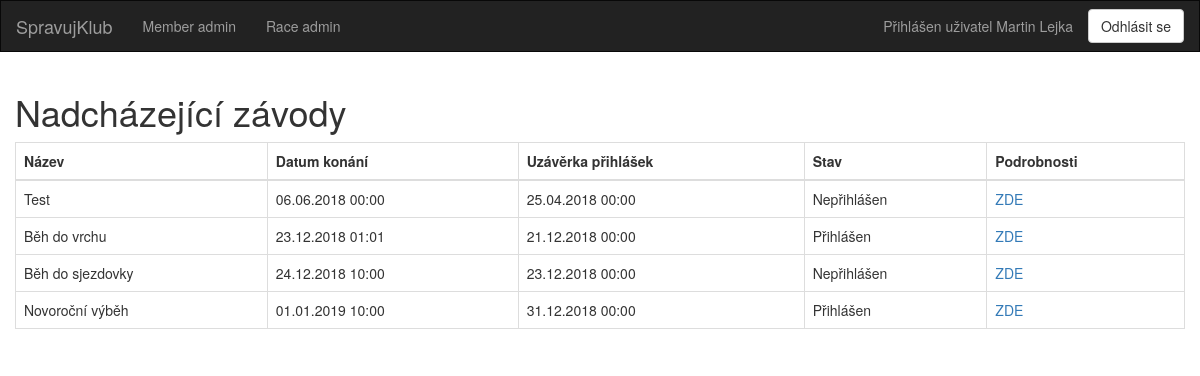
Page / (signed in) on the committed database.
### dl/models/Member.py (models this page shows, shortened)
class Member(db.Model, IMember):
    __tablename__ = "members"
    id = db.Column(db.Integer, primary_key=True, autoincrement=True)
    name = db.Column(db.String(50))
    email = db.Column(db.String(50), unique=True)
    password = db.Column(db.String(50))
    salt = db.Column(db.String(16))
    races = db.relationship('Race', secondary='ucast_na_zavode')
    created_races = db.relationship('Race', backref='created_by', lazy=True)

### dl/models/Race.py (models this page shows, shortened)
class Race(db.Model, IRace):
    __tablename__ = "races"
    id = db.Column(db.Integer, primary_key=True, autoincrement=True)
    name = db.Column(db.String(100), nullable=False)
    date = db.Column(db.DateTime, nullable=False)
    deadline = db.Column(db.DateTime, nullable=False)
    info = db.Column(db.Text)
    created_by_user_id = db.Column(db.Integer, db.ForeignKey('members.id'))
    members = db.relationship('Member', secondary='ucast_na_zavode')

### pl/views/index.py (the view)
@app.route('/', methods=['GET'])
@login_required
def index():
    races_from_db = Race.query.all()
    races_from_db.sort(key=lambda r: r.date)
    return render_template("races.html", races=races_from_db, title="Nadcházející závody")

### main.py (called while the page is built)
@login_manager.user_loader
def load_user(user_id):
    from dl.models.Member import Member
    return Member.query.get(user_id)

### pl/templates/races.html
{% extends "base.html" %}
{% block content %}
    <div class="container tab-content">
        <div class="row">
            <h1>Nadcházející závody</h1>
            <div class="table-responsive">
                <table class="table table-bordered" id="mainTable">
                    <thead>
                    <tr>
                        <th>Název</th>
                        <th>Datum konání</th>
                        <th>Uzávěrka přihlášek</th>
                        <th>Stav</th>
                        <th>Podrobnosti</th>
                    </tr>
                    </thead>
                    <tbody id="displayArea">
                    {% for race in races %}
                        <tr>
                            <td>{{ race.name }}</td>
                            <td>{{ race.date.strftime("%d.%m.%Y %H:%M") }}</td>
                            <td>{{ race.deadline.strftime("%d.%m.%Y %H:%M") }}</td>
                            <td>
								{% if current_user in race.members %}
									Přihlášen
                                {% else %}
									Nepřihlášen
                                {% endif %}
                            </td>
                            <td><a href="/race_detail/{{ race.id }}">ZDE</a></td>
                        </tr>
                    {% endfor %}
                    </tbody>
                </table>
            </div>
        </div>
    </div>
{% endblock %}

### pl/templates/base.html (shortened to what this page needs)
{% extends "bootstrap/base.html" %}
	{% block header %}
		{% block navbar %}
			<nav class="navbar navbar-inverse" style="border-radius: 0 !important;">
				<div class="container-fluid">
					<div class="navbar-header">
						<a class="navbar-brand" href="{{ url_for('index') }}">SpravujKlub</a>
					</div>
					<div class="collapse navbar-collapse" id="bs-example-navbar-collapse-1">
						<ul class="nav navbar-nav">
							<li><a href="{{ url_for('admin_member') }}">Member admin</a></li>
							<li><a href="{{ url_for('admin_race') }}">Race admin</a></li>
						</ul>
						<ul class="nav navbar-nav navbar-right">
							{% if current_user.is_authenticated %}
								<li>
									<a href="{{ url_for('profile', user_id=current_user.id ) }}">Přihlášen
										uživatel {{ current_user.name }}</a>
								</li>
								<li>
									<button type="button" onclick="location.href='/logout'"
											class="btn btn-default navbar-btn" id="signIn_button">Odhlásit se
									</button>
								</li>
							{% else %}
								<li>
									<a>Uživatel nepřihlášen</a>
								</li>
							{% endif %}
						</ul>
					</div>
				</div>
			</nav>
		{% endblock %}
	{% endblock %}

### rows in the picture
Member: name "Martin Lejka"
Race: name "Test", date "06.06.2018 00:00", deadline "25.04.2018 00:00", shows "Nepřihlášen"
Race: name "Běh do vrchu", date "23.12.2018 01:01", deadline "21.12.2018 00:00", shows "Přihlášen"
Race: name "Běh do sjezdovky", date "24.12.2018 10:00", deadline "23.12.2018 00:00", shows "Nepřihlášen"
Race: name "Novoroční výběh", date "01.01.2019 10:00", deadline "31.12.2018 00:00", shows "Přihlášen"
